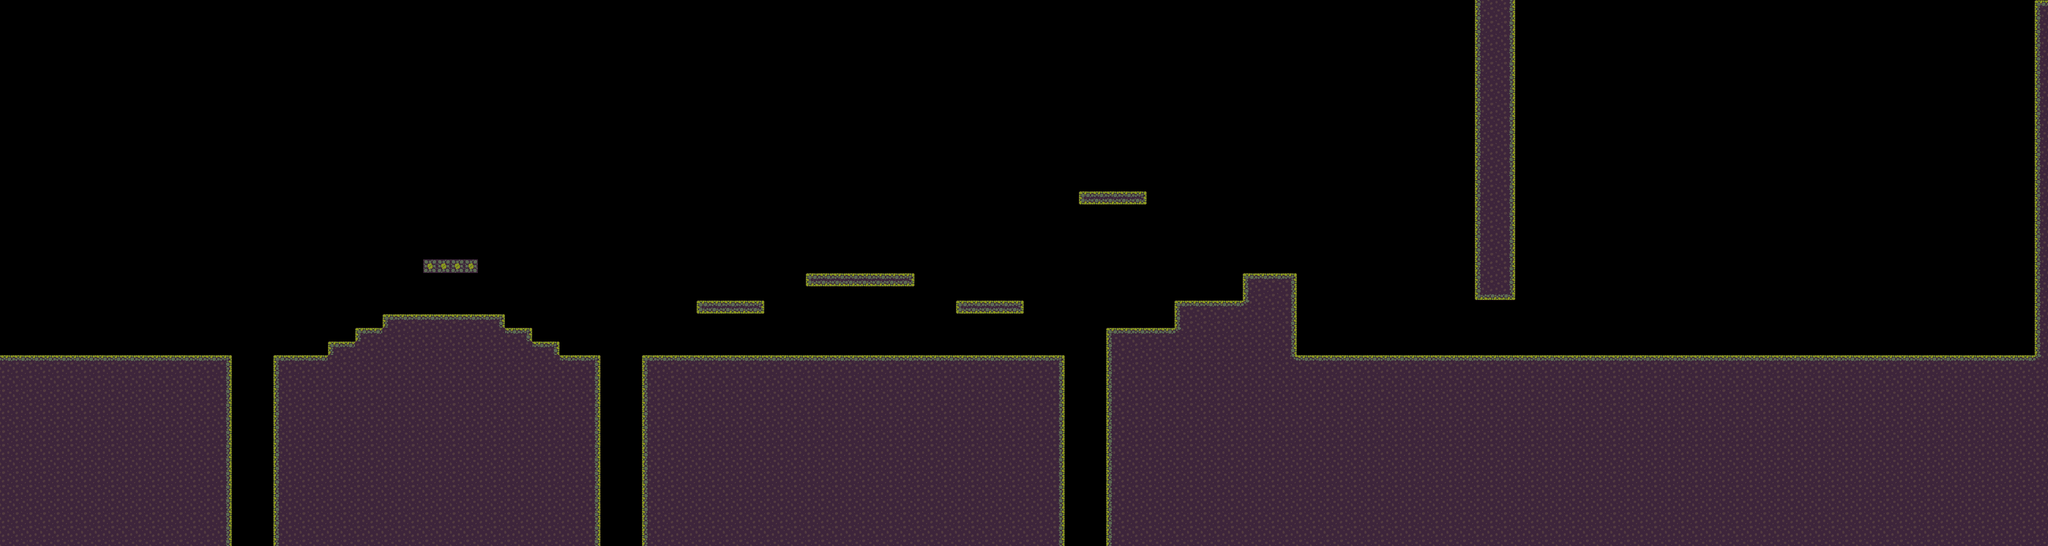

The image is a tile-based game level rendered from a .tmx file. Its description and source (layers, tilesets, objects; grid data summarised) follow:
An orthogonal 150x40 tile map with 32x32 px tiles, 1 tile layer (タイルレイヤー1).

<map version="1.10" tiledversion="1.11.2" orientation="orthogonal" renderorder="right-down" width="150" height="40" tilewidth="32" tileheight="32" infinite="0" nextlayerid="2" nextobjectid="1">
 <editorsettings>
  <export target="ForestStage.csv" format="csv" />
 </editorsettings>
 <tileset firstgid="1" source="ForestTile.tsx" />
 <layer id="1" name="タイルレイヤー1" width="150" height="40">
  <data>[6000 cells, 6000 non-empty, 16 distinct tile ids]</data>
 </layer>
</map>
